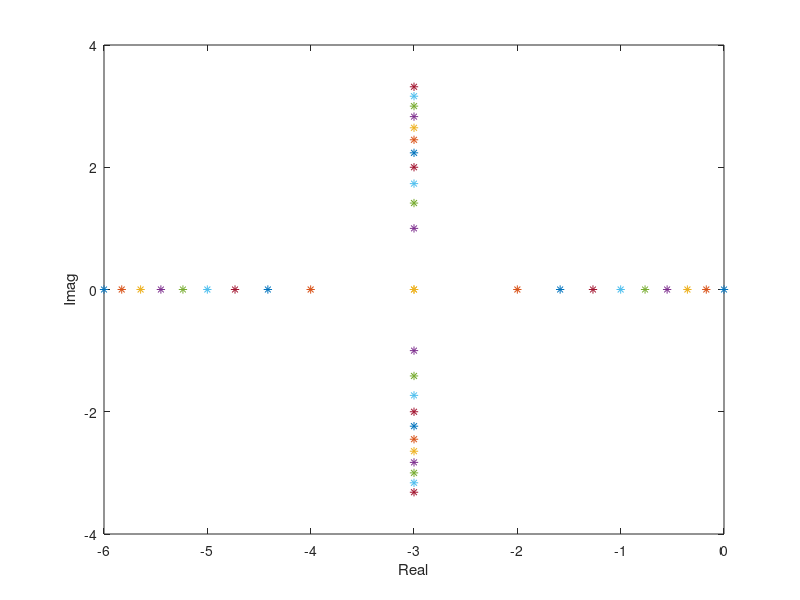
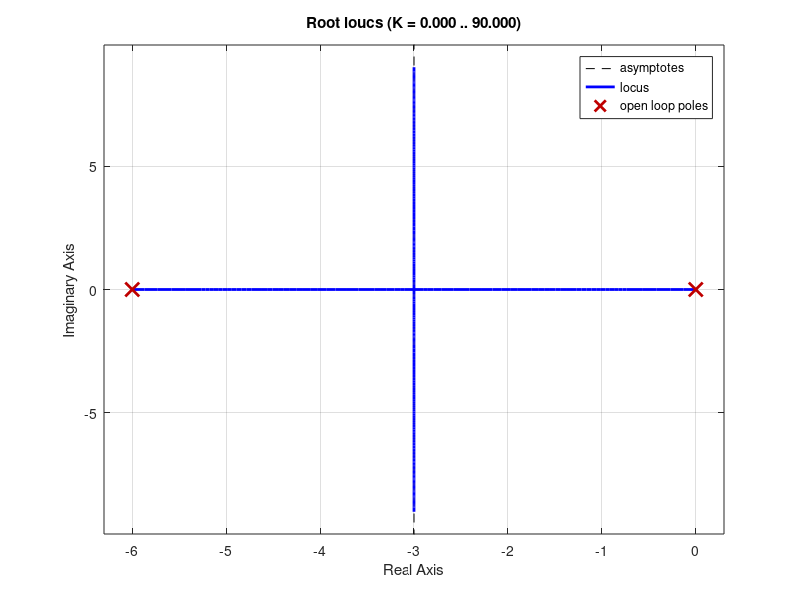
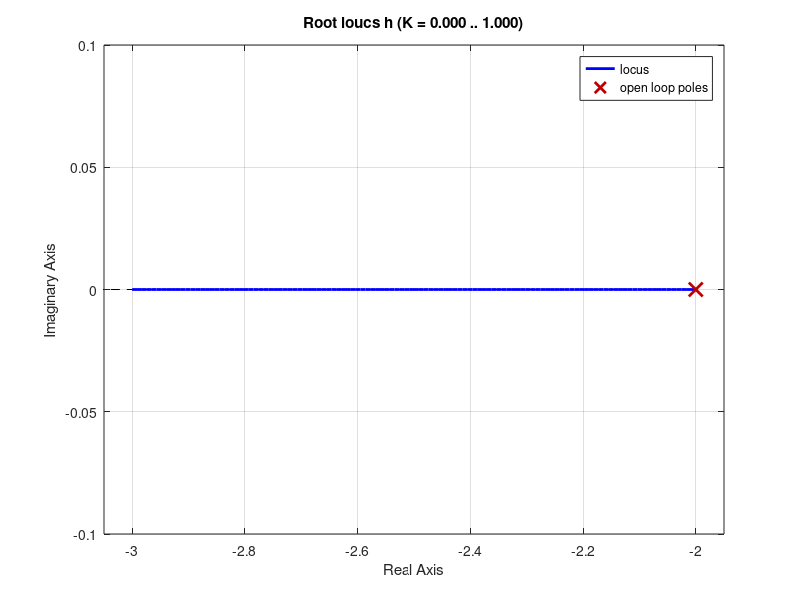
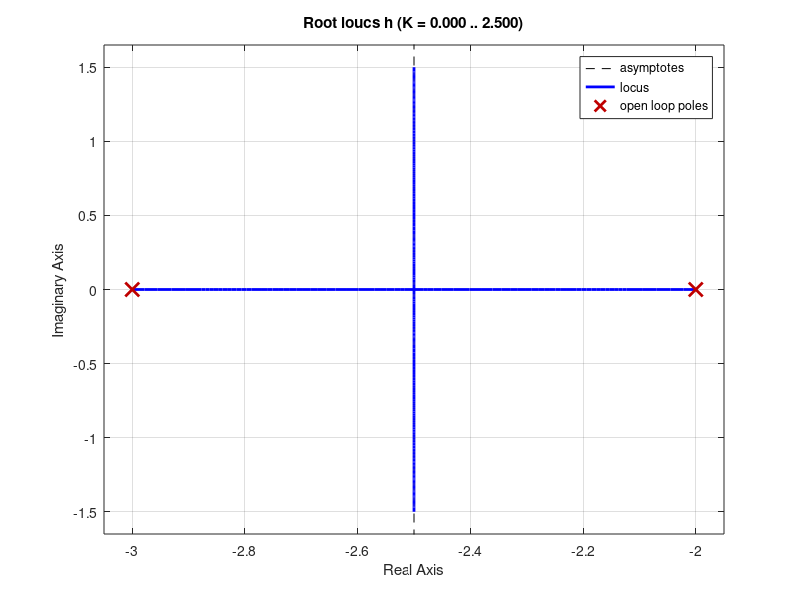

Reproduce these figures in MATLAB, in order.
clc
clear
close all

%ecuacion caracteristica del ejemplo 1
% -------s^2+6s+k=0------

figure
for k=0:20
    r=roots([1 6 k]);
    r
    k
    plot(real(r),imag(r),'*')
    hold on       
end

xlabel('Real')
ylabel('Imag')


figure
rlocus(tf(1,[1 6 0]))


%-------Ejemplo introductio 1-----
h=tf(1,[1 2]);
figure
rlocus(h)

%-------Ejemplo introductio 2-----
h=tf(1,conv([1 2],[1 3]));
figure
rlocus(h)

%-----------ejemplo 3---------
den= conv([1 1],[1 8]);
den= conv(den,[1 0]);
h= tf(1,den);
figure
rlocus(h)


    
